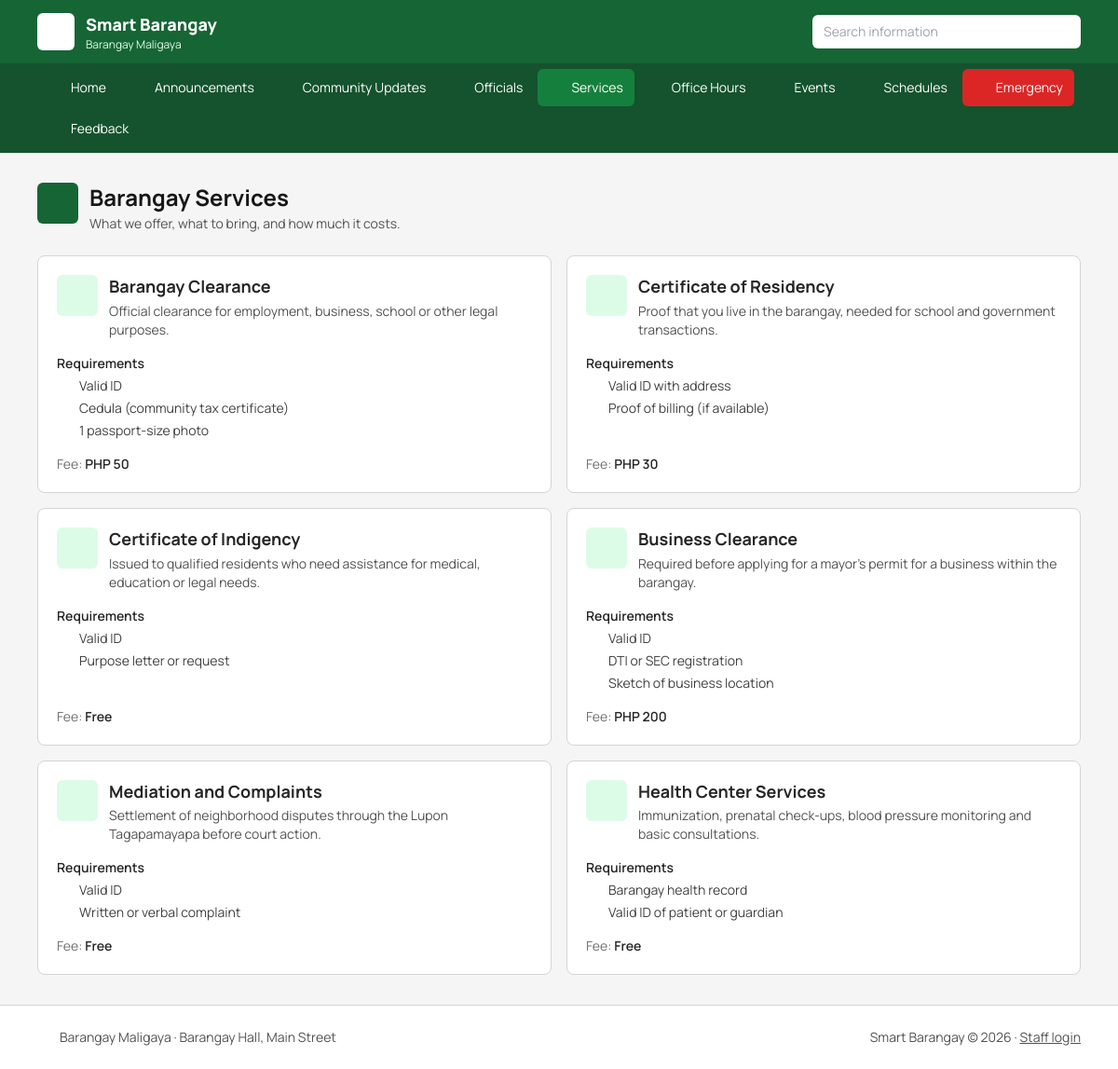
/services.php, run on the app's committed database.
### tables this page shows
CREATE TABLE `services` (
  `id` int(11) NOT NULL,
  `name` varchar(120) NOT NULL,
  `description` text NOT NULL,
  `requirements` text DEFAULT NULL,
  `fee` varchar(60) NOT NULL DEFAULT 'Free',
  `icon` varchar(30) NOT NULL DEFAULT 'file-text'
);

### services.php (the view, shortened to what this page needs)
<?php
require 'config.php';
$services = $pdo->query('SELECT * FROM services ORDER BY id')->fetchAll();
include 'includes/header.php';
echo page_head('briefcase', 'Barangay Services', 'What we offer, what to bring, and how much it costs.');
?>
<?php if (!$services): ?>
  <p class="bg-white border border-dashed border-neutral-300 rounded-lg p-8 text-center text-neutral-600">No services are listed yet.</p>
<?php else: ?>
  <div class="grid gap-4 md:grid-cols-2">
    <?php foreach ($services as $s): ?>
      <article id="service-<?= (int)$s['id'] ?>" class="bg-white border border-neutral-300 rounded-lg p-5 flex flex-col scroll-mt-4">
        <div class="flex items-start gap-3">
          <span class="bg-green-100 text-green-800 rounded-md p-2.5 shrink-0"><?= icon($s['icon'], 'w-6 h-6') ?></span>
          <div class="min-w-0 flex-1">
            <h2 class="font-bold text-lg leading-snug"><?= e($s['name']) ?></h2>
            <p class="text-sm text-neutral-600 mt-1"><?= e($s['description']) ?></p>
          </div>
        </div>
        <?php if (trim((string)$s['requirements']) !== ''): ?>
          <h3 class="font-semibold text-sm mt-4">Requirements</h3>
          <ul class="mt-1 space-y-1 text-sm text-neutral-700">
            <?php foreach (preg_split('/\R/', $s['requirements']) as $r): if (trim($r) === '') continue; ?>
              <li class="flex items-start gap-2"><span class="text-green-800 mt-0.5"><?= icon('check', 'w-4 h-4') ?></span><?= e($r) ?></li>
            <?php endforeach; ?>
          </ul>
        <?php endif; ?>
        <p class="mt-auto pt-4 text-sm"><span class="text-neutral-500">Fee:</span> <span class="font-semibold"><?= e($s['fee']) ?></span></p>
      </article>
    <?php endforeach; ?>
  </div>
<?php endif; ?>
<?php include 'includes/footer.php'; ?>

### config.php (shortened to what this page needs)
<?php
function e($v) { return htmlspecialchars((string)$v, ENT_QUOTES, 'UTF-8'); }
function page_head($icon, $title, $sub = '') {
    return '<div class="flex items-start gap-3 mb-6"><span class="bg-green-800 text-white rounded-md p-2.5 shrink-0">' . icon($icon, 'w-6 h-6') . '</span>'
         . '<div><h1 class="text-2xl font-bold text-neutral-900">' . e($title) . '</h1>'
         . ($sub !== '' ? '<p class="text-neutral-600 text-sm mt-0.5">' . e($sub) . '</p>' : '') . '</div></div>';
}
function icon($name, $class = 'w-5 h-5') {
    return '<svg xmlns="http://www.w3.org/2000/svg" class="' . e($class) . '" viewBox="0 0 24 24" fill="none" stroke="currentColor" stroke-width="2" stroke-linecap="round" stroke-linejoin="round" aria-hidden="true">' . ($p[$name] ?? $p['file-text']) . '</svg>';
}

### data on the page
services: name "Barangay Clearance", description "Official clearance for employment, business, school or other legal purposes.", requirements "Valid ID", requirements "Cedula (community tax certificate)", requirements "1 passport-size photo", fee "PHP 50"
services: name "Certificate of Residency", description "Proof that you live in the barangay, needed for school and government transactions.", requirements "Valid ID with address", requirements "Proof of billing (if available)", fee "PHP 30"
services: name "Certificate of Indigency", description "Issued to qualified residents who need assistance for medical, education or legal needs.", requirements "Valid ID", requirements "Purpose letter or request", fee "Free"
services: name "Business Clearance", description "Required before applying for a mayor's permit for a business within the barangay.", requirements "Valid ID", requirements "DTI or SEC registration", requirements "Sketch of business location", fee "PHP 200"
services: name "Mediation and Complaints", description "Settlement of neighborhood disputes through the Lupon Tagapamayapa before court action.", requirements "Valid ID", requirements "Written or verbal complaint", fee "Free"
services: name "Health Center Services", description "Immunization, prenatal check-ups, blood pressure monitoring and basic consultations.", requirements "Barangay health record", requirements "Valid ID of patient or guardian", fee "Free"

### other printed values
BARANGAY_NAME "Barangay Maligaya"
$label "Home"
$label "Announcements"
$label "Community Updates"
$label "Officials"
$label "Services"
$label "Office Hours"
$label "Events"
$label "Schedules"
$label "Emergency"
$label "Feedback"
$title "Barangay Services"
$sub "What we offer, what to bring, and how much it costs."
BARANGAY_ADDRESS "Barangay Hall, Main Street"
